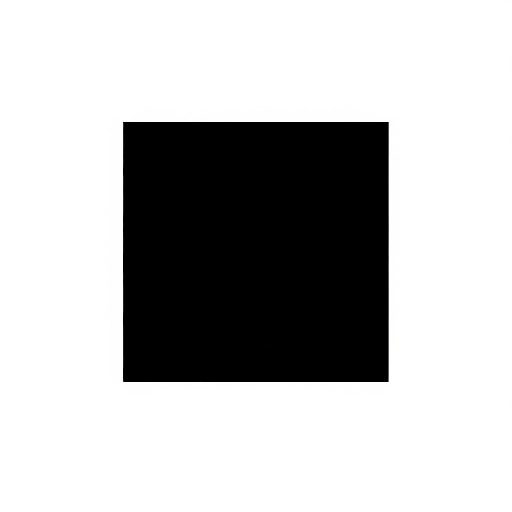
#> input picture src/exp/unnamed.png, 512 x 512 px
$ python fourier.py
#> lines starting #> are read from the running program, lines starting #| are printed output that depends on the picture
import cv2
import numpy as np
import matplotlib.pyplot as plt

# 1. Load image in grayscale
img = cv2.imread("unnamed.png", 0)   # replace with your image path
#> img: shape (512, 512); min 0, max 255, mean 187.8

# 2. Apply 2D FFT
f = np.fft.fft2(img)

# 3. Shift the zero-frequency component to the center
fshift = np.fft.fftshift(f)

# 4. Compute magnitude spectrum (log scale for visibility)
magnitude_spectrum = 20 * np.log(np.abs(fshift) + 1)
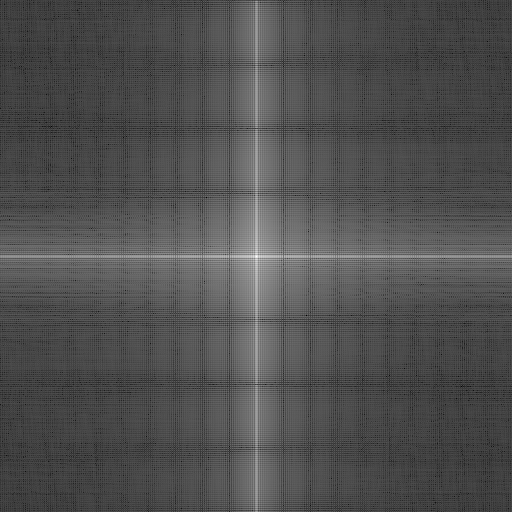
#> magnitude_spectrum: shape (512, 512) float64; min 3.34, max 354.2, mean 114; drawn with min black and max white

# 5. Plot results
plt.figure(figsize=(10,5))

plt.subplot(1,2,1)
plt.imshow(img, cmap="gray")
plt.title("Original Image")
plt.axis("off")

plt.subplot(1,2,2)
plt.imshow(magnitude_spectrum, cmap="gray")
plt.title("FFT Magnitude Spectrum")
plt.axis("off")

plt.show()
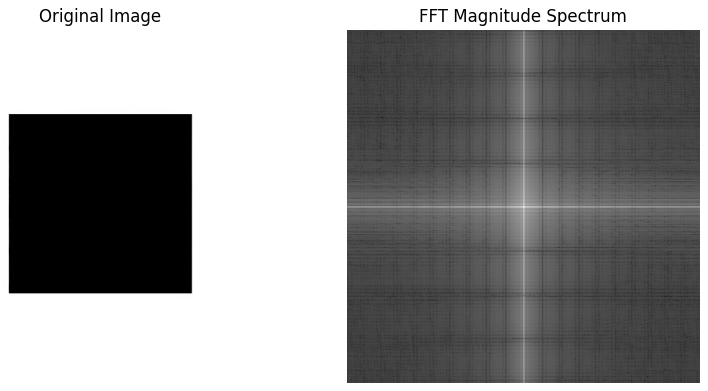
#> figure drawn by matplotlib, 2 panels
